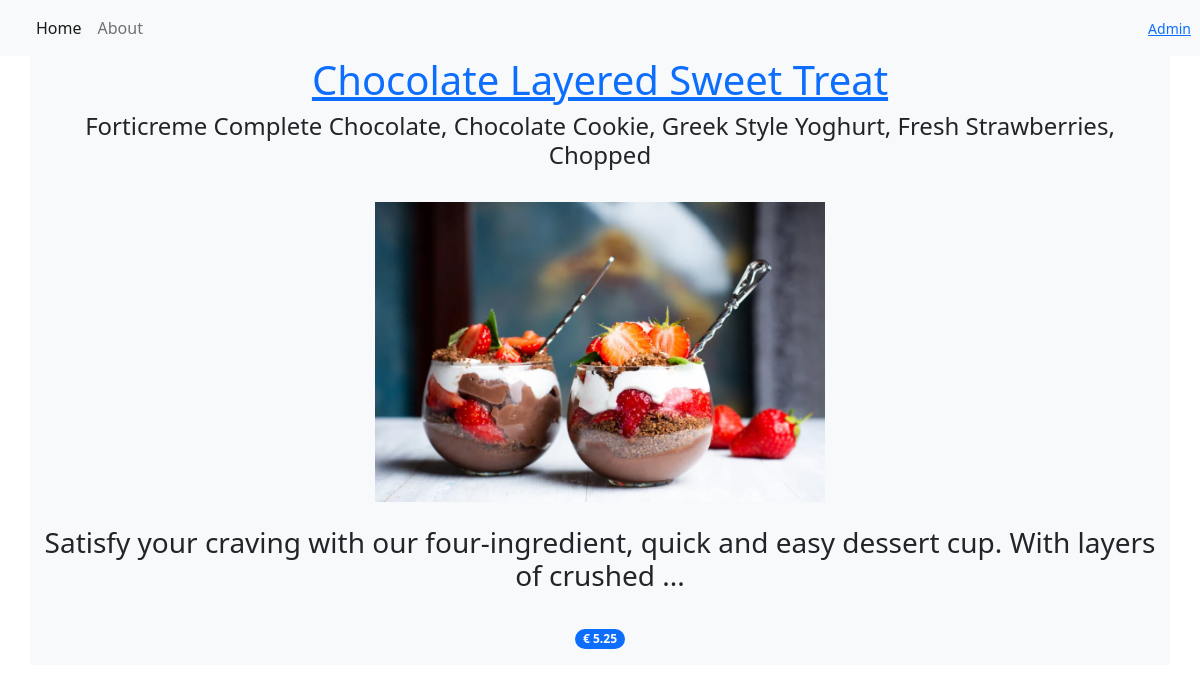
Screenshot of /item/4/ with the database file from the repository.
### restaurant_menu/models.py (models this page shows, shortened)
class ItemModel(models.Model):
    meal = models.CharField(max_length=1000, unique=True)
    description = models.CharField(max_length=2000)
    ingredients = models.CharField(max_length=1000, default="")
    price = models.DecimalField(max_digits=10, decimal_places=2)
    image = models.CharField(max_length=1000, default="")
    meal_type = models.CharField(max_length=20, choices=MEAL_TYPE)
    author = models.ForeignKey(User, on_delete=models.PROTECT)
    status = models.IntegerField(choices=STATUS, default=0)
    date_created = models.DateField(auto_now_add=True)
    date_updated = models.DateField(auto_now=True)

### restaurant_menu/views.py (the view)
# urls.py: path('item/<int:pk>/', views.MenuItemDetailView.as_view(),
class MenuItemDetailView(generic.DetailView):
    model = ItemModel
    template_name = "menu_item_detail.html"

### restaurant_menu/templates/menu_item_detail.html (shortened to what this page needs)
{% extends 'base.html' %}
{% block content %}
    <div class="container text-center bg-light">
        <h1 class="text-primary"><u>{{ object.meal }}</u></h1>
        <h4>{{ object.ingredients }}</h4>
        <br>
        {% load static %}
        <img src="{% static ''%}{{ object.image }}" alt="{{ object.meal }}" height="300">
        <br>
        <br>
        <h3>{{ object.description }}</h3>
        <br>
        <p class="badge bg-primary rounded-pill">€ {{ object.price }}</p>
    </div>
{% endblock content %}

### rows the page displays
ItemModel: meal "Chocolate Layered Sweet Treat", ingredients "Forticreme Complete Chocolate, Chocolate Cookie, Greek Style Yoghurt, Fresh Strawberries, Chopped", image (picture), description "Satisfy your craving with our four-ingredient, quick and easy dessert cup. With layers of crushed ...", price "5.25"
